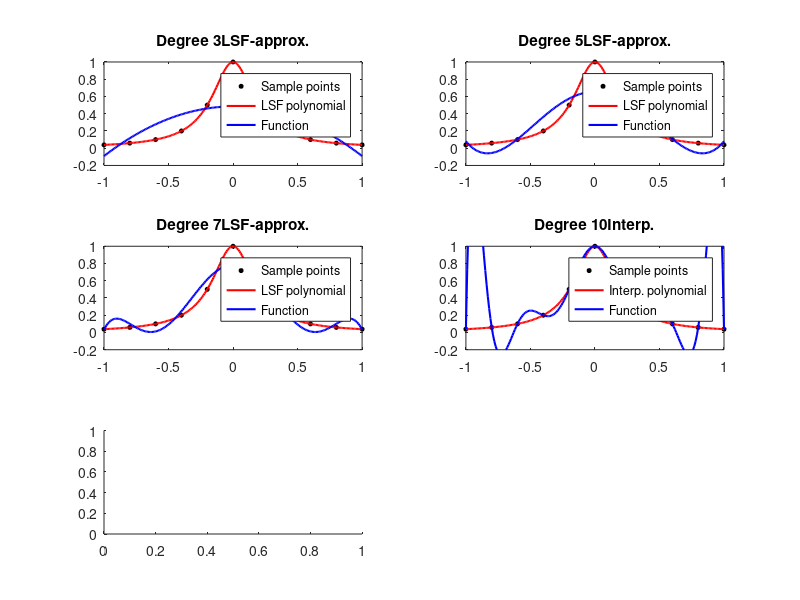

MATLAB code for this plot: (Note: this script raises an error after producing the figure.)
%Practice 1-1
% Interpolation 1D

clearvars
close all

a = -1.0; b= 1.0; N = 10; M = 200; n = 5; %degree of LSF polynomial 

% Inline functions
%f = @(x) 1./(1 + x.^2);
f = @(x) 1./(1 + 25*x.^2); %To show runge's phenomenon

xN = linspace(a,b,N+1); fN = f(xN);
xM = linspace(a,b,M+1); M1 = length(xM); fM = f(xM);

% LSF + Interpolation: polyfit + polyval
degrees = [3,5,7,10];

for i = 1:size(degrees,2)
    pn = polyfit(xN,fN,degrees(i));
    pM = polyval(pn,xM);
    subplot(3,2,i);
    plot(xN,fN,'ko', ...
        'MarkerFaceColor','black', ...
        'MarkerSize',3)
    hold on
    plot(xM,fM,'r-','LineWidth',1.5)
    plot(xM,pM,'b-','LineWidth',1.5)
    if degrees(i) < N
        title(['Degree ', num2str(degrees(i)), 'LSF-approx.'])
        legend('Sample points','LSF polynomial','Function')
    else
        title(['Degree ', num2str(degrees(i)), 'Interp.'])
        legend('Sample points','Interp. polynomial','Function')
    end
    axis([-1,1,-0.2,1])
    hold off
end

% Splines

% Lineal Splines: interp1
lM = interp1(xN,fN,xM);
subplot(3,2,5);
plot(xp,yp,'Marker','o','MarkerFaceColor','black','MarkerSize',3)
hold on
plot(xM,fM,'r-','LineWidth',1.5)
plot(xM,lM,'b-','LineWidth',1.5)
title('1D polygonal approximation')
hold off

% Cúbic splines: spline
sM = spline(xN,fN,xM);
subplot(3,2,6);
plot(xp,yp,'o','MarkerFaceColor','green','MarkerSize',3)
hold on
plot(xM,fM,'r-','LineWidth',1.5)
plot(xM,sM,'b-','LineWidth',1.5)
title('1D spline approximation')
hold off

% Exercici 1
clc
fprintf('\tExercici 1\n')
fprintf('%5s%12s%12s\n','deg','Mean Err.','Max. Err.')
for n = degrees
    pn = polyfit(xN, fN, n);
    pM = polyval(pn,xM);
    meanErr = norm(fM-pM,1)/m;
    maxErr = norm(fM-pM,Inf);
    fprintf('%5d%12.4f%12.4f\n',n,meanErr,maxErr)
end